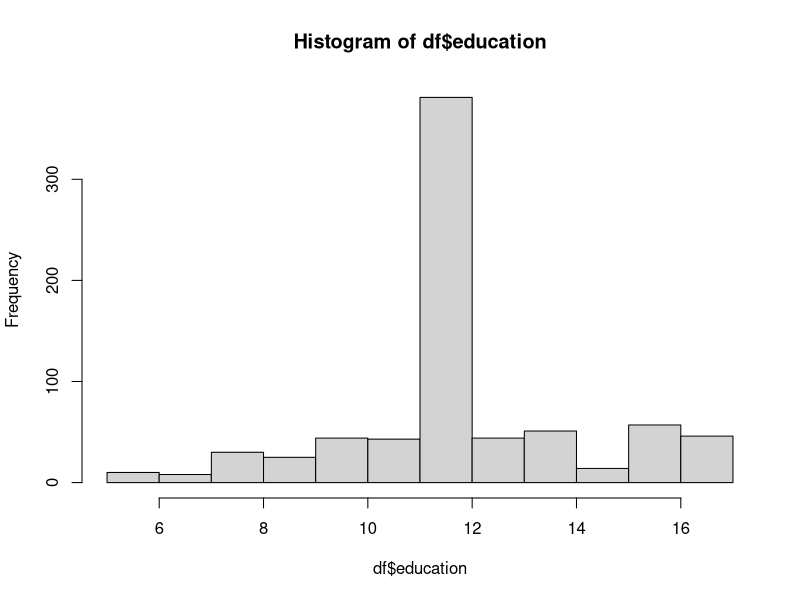
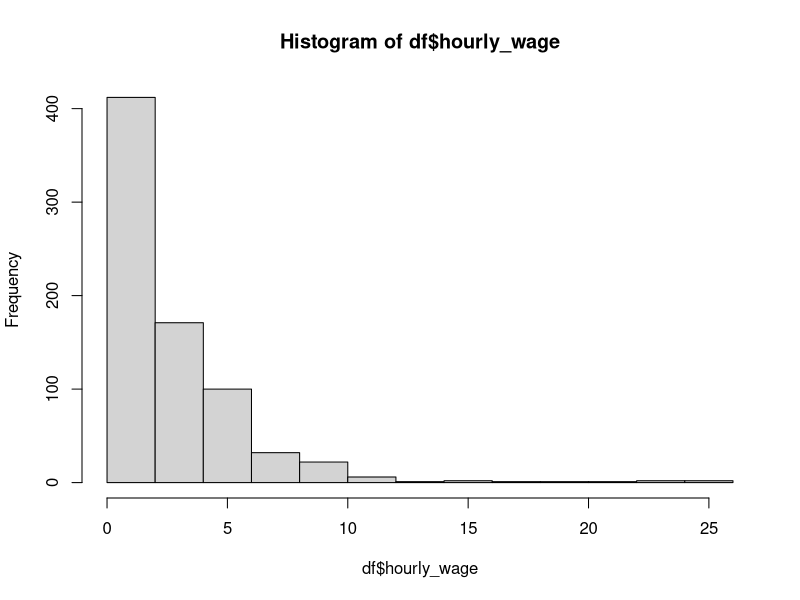
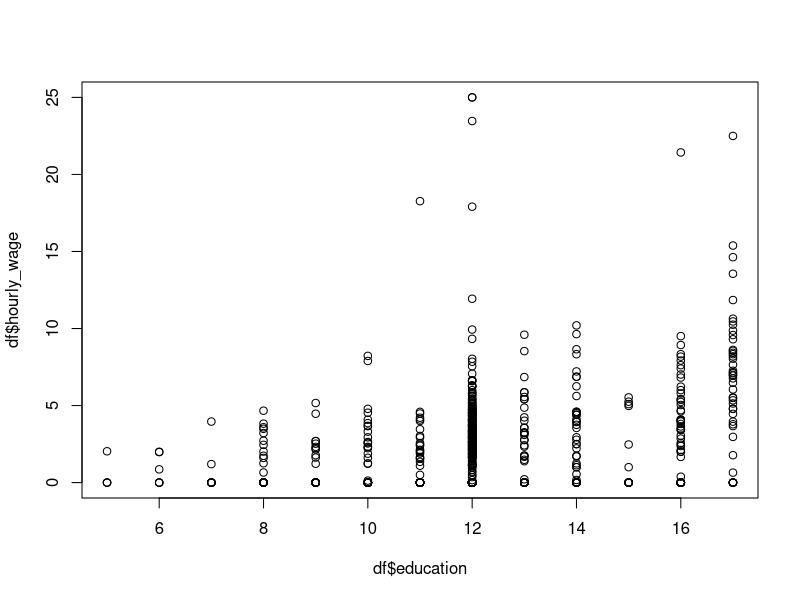
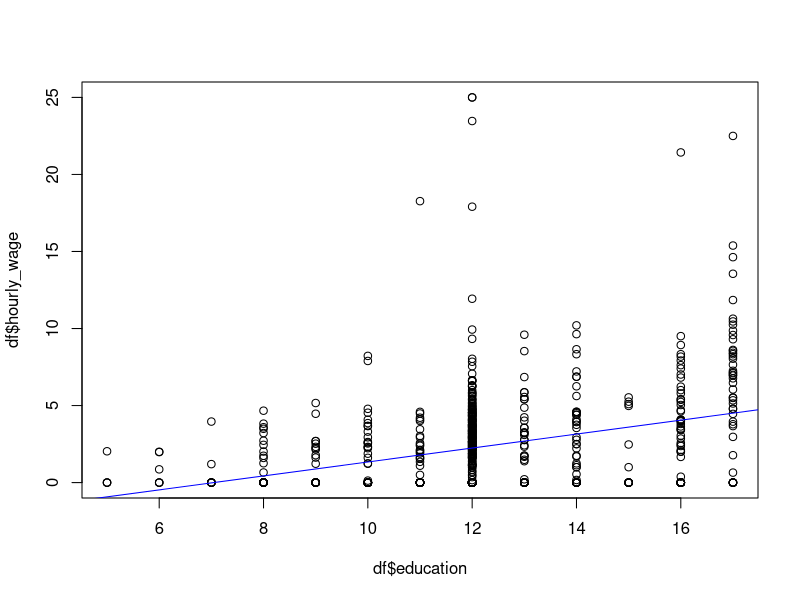
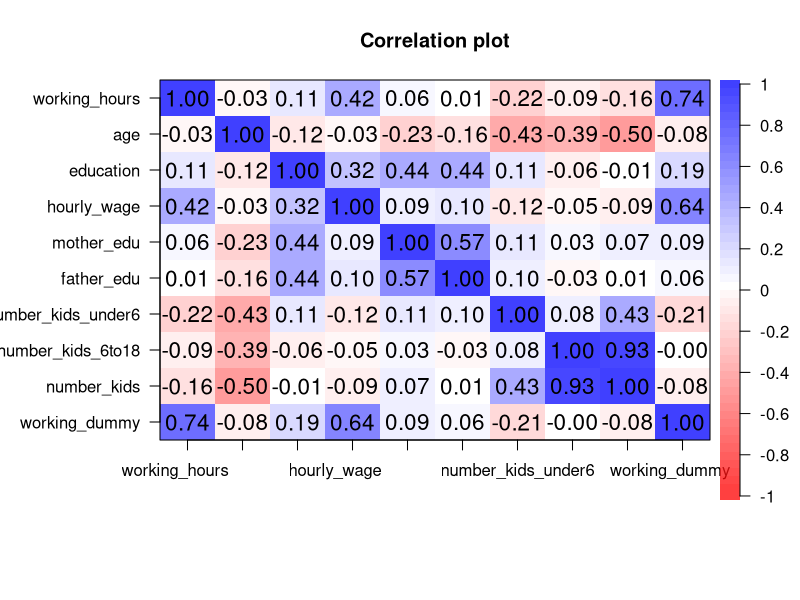

The R source for these figures, in order:
## ---- chunk 1
knitr::opts_chunk$set(echo = TRUE)
## ---- chunk 2
df <- read.csv("data/female_labor.csv")
head(df)
## ---- chunk 3
hist(df$education)
## ---- chunk 4
hist(df$hourly_wage)
## ---- chunk 5
plot(df$education, df$hourly_wage)
## ---- chunk 6
summary(df)
## ---- chunk 7
out_simple_regress <- lm(hourly_wage ~ education, data = df)
## ---- chunk 8
summary(out_simple_regress)
## ---- chunk 9
plot(df$education, df$hourly_wage)
abline(out_simple_regress, col = "blue")
## ---- chunk 10
df$number_kids <- df$number_kids_under6 + df$number_kids_6to18
head(df)
## ---- chunk 11
# dfの欠損値を全て0にする
df[is.na(df)] <- 0

# あるいはdfのmother_eduという列の欠損値を0にする
df$mother_edu[is.na(df$mother_edu)] <- 0

# 欠損値を含む行を削除する場合は
na.omit(df)
## ---- chunk 12
df$working_dummy <- ifelse(df$working_hours>0, 1,0)
## ---- chunk 13
out_multi_regress <- lm(hourly_wage ~ education + age + working_dummy + mother_edu + father_edu + number_kids, data = df )
## ---- chunk 14
summary(out_multi_regress)
## ---- chunk 15
out_multi_regress$coefficients
## ---- chunk 16
cor(df)
## ---- chunk 17
library(psych)
## ---- chunk 18
cor.plot(cor(df))
## ---- chunk 19
library(car)
## ---- chunk 20
vif(out_multi_regress)
